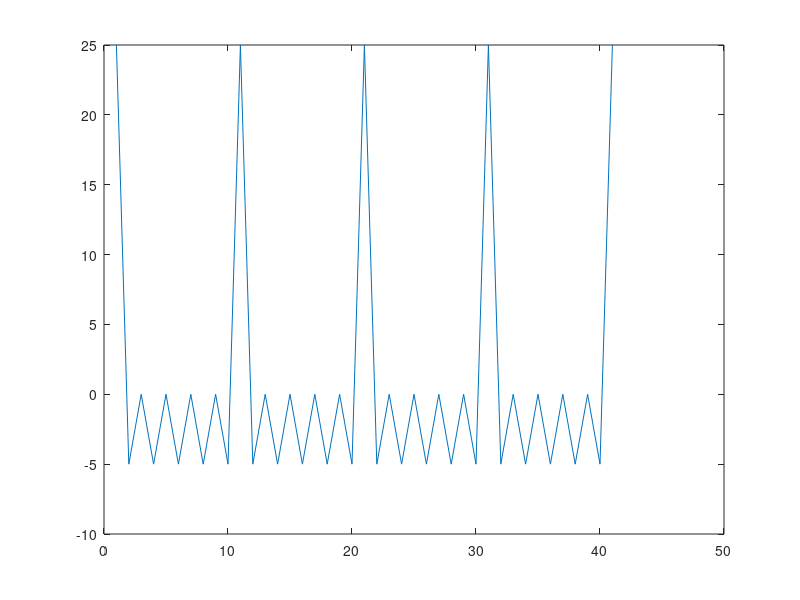

The MATLAB script that drew this image:
x=[]
x1=input('enter length of array:')
y=0
for i=1:x1
  f=input('enter x[n]:')
  x=[x,f];
end
y1=input('enter length of y[k]:')
k=1:0.1:y1
for i =1:x1
  y+=x(i)*cos(2*pi*i*k)
end
plot(y)
